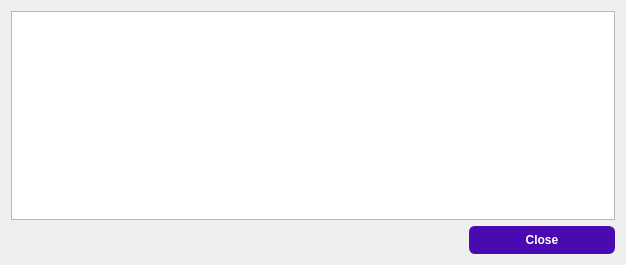
<?xml version="1.0" encoding="UTF-8"?>
<ui version="4.0">
 <class>TransactionDescDialog</class>
 <widget class="QDialog" name="TransactionDescDialog">
  <property name="geometry">
   <rect>
    <x>0</x>
    <y>0</y>
    <width>626</width>
    <height>265</height>
   </rect>
  </property>
  <property name="windowTitle">
   <string>Transaction details</string>
  </property>
  <property name="styleSheet">
   <string notr="true">QPushButton{
        background-color:#4b09b2;
        color:white;
		min-height:26px;
		max-height:26px;
        min-width: 120px;
		padding-left:12px;
		padding-right:12px;
        border:1px solid #4b09b2;
		icon-size:24px;
		font:bold;
		border-radius:6px;
}

QPushButton:hover{
        background-color:#6821d6;
}

QPushButton:pressed{
        background-color:#3f0698;
}


QLabel,QCheckBox{
	color:#3e03a0;
}

</string>
  </property>
  <layout class="QVBoxLayout" name="verticalLayout">
   <item>
    <widget class="QTextEdit" name="detailText">
     <property name="toolTip">
      <string>This pane shows a detailed description of the transaction</string>
     </property>
     <property name="readOnly">
      <bool>true</bool>
     </property>
    </widget>
   </item>
   <item>
    <widget class="QDialogButtonBox" name="buttonBox">
     <property name="orientation">
      <enum>Qt::Horizontal</enum>
     </property>
     <property name="standardButtons">
      <set>QDialogButtonBox::Close</set>
     </property>
    </widget>
   </item>
  </layout>
 </widget>
 <resources/>
 <connections>
  <connection>
   <sender>buttonBox</sender>
   <signal>accepted()</signal>
   <receiver>TransactionDescDialog</receiver>
   <slot>accept()</slot>
   <hints>
    <hint type="sourcelabel">
     <x>20</x>
     <y>20</y>
    </hint>
    <hint type="destinationlabel">
     <x>20</x>
     <y>20</y>
    </hint>
   </hints>
  </connection>
  <connection>
   <sender>buttonBox</sender>
   <signal>rejected()</signal>
   <receiver>TransactionDescDialog</receiver>
   <slot>reject()</slot>
   <hints>
    <hint type="sourcelabel">
     <x>20</x>
     <y>20</y>
    </hint>
    <hint type="destinationlabel">
     <x>20</x>
     <y>20</y>
    </hint>
   </hints>
  </connection>
 </connections>
</ui>
